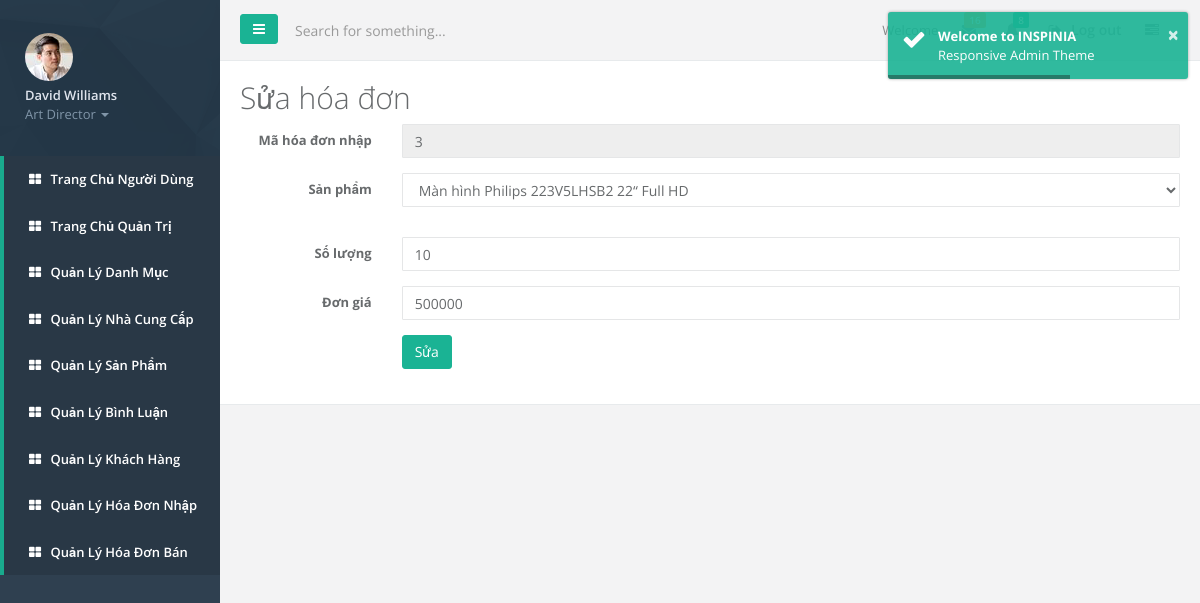
Page /quantri/quantri.php?page_layout=suacthdn&id_cthd=13&id_hd=3 (signed in) on the committed database.
### tables this page shows
CREATE TABLE `cthdn` (
  `id_cthd` int(11) NOT NULL,
  `id_hd` int(11) NOT NULL,
  `masp` int(11) NOT NULL,
  `soluong` int(11) NOT NULL,
  `dongia` double NOT NULL
);

CREATE TABLE `sanpham` (
  `masp` int(11) NOT NULL,
  `tensp` varchar(50) NOT NULL,
  `anh` varchar(50) NOT NULL,
  `mota` varchar(200) NOT NULL,
  `chitiet` varchar(50) NOT NULL,
  `giaban` double NOT NULL,
  `giakm` double NOT NULL,
  `maloai` int(11) NOT NULL,
  `mancc` int(11) NOT NULL
);

### quantri/suacthdn.php (the view, shortened to what this page needs)
<?php
include_once './connect.php';
$mahd = $_GET['id_cthd'];
$ma = $_GET['id_hd'];
$sql = "select * from cthdn where id_cthd='$mahd'";
$result = mysqli_query($link, $sql);
$sqlncc = "select * from sanpham ";
$resultncc = mysqli_query($link, $sqlncc);
?>
<div class="ibox-content">
    <h1>Sửa hóa đơn </h1>
    <form method="post" class="form-horizontal" enctype="multipart/form-data">
        <?php
        while ($row = mysqli_fetch_assoc($result)) {
        ?>
            <div class="form-group"><label class="col-sm-2 control-label">Mã hóa đơn nhập</label>
                <div class="col-sm-10"><input type="text" class="form-control" name="ma" value="<?php echo $ma ?>" readonly /></div>
            </div>
            <div class="form-group"><label class="col-sm-2 control-label">Sản phẩm</label>
                    <div class="col-sm-10"><select class="form-control m-b" name="sp">
                            <?php
                            while ($rowncc = mysqli_fetch_array($resultncc)) {
                            ?>
                                <option <?php
                                        if ($row['masp'] == $rowncc['masp']) {
                                            echo 'selected="selected"';
                                        } ?> value="<?php echo $rowncc['masp'] ?>"><?php echo $rowncc['tensp'] ?></option>
                            <?php
                            }
                            ?>
                        </select>
                    </div>
            </div>
            <div class="form-group"><label class="col-sm-2 control-label">Số lượng</label>
                <div class="col-sm-10"><input type="text" class="form-control" name="sl" value="<?php echo $row['soluong'] ?>" /></div>
            </div>
            <div class="form-group"><label class="col-sm-2 control-label">Đơn giá</label>
                <div class="col-sm-10"><input type="text" required="" class="form-control" name="dg" value="<?php echo $row['dongia'] ?>" /></div>
            </div>
        <?php
        }
        ?>
        <div class="form-group">
            <div class="col-sm-4 col-sm-offset-2">
                <button class="btn btn-primary" type="submit" name="sua">Sửa</button>
            </div>
        </div>
    </form>
</div>

### rows in the picture
cthdn: sp "Màn hình Philips 223V5LHSB2 22“ Full HD", sl "10", dg "500000"
